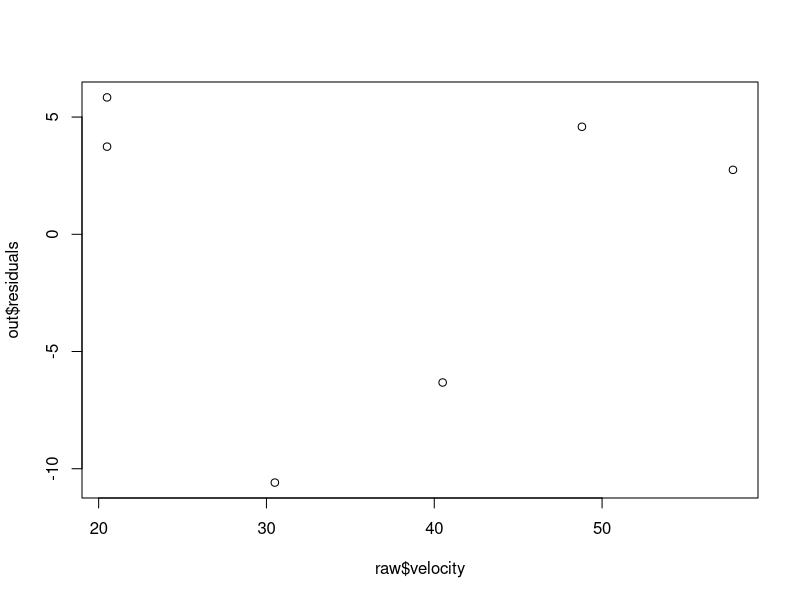
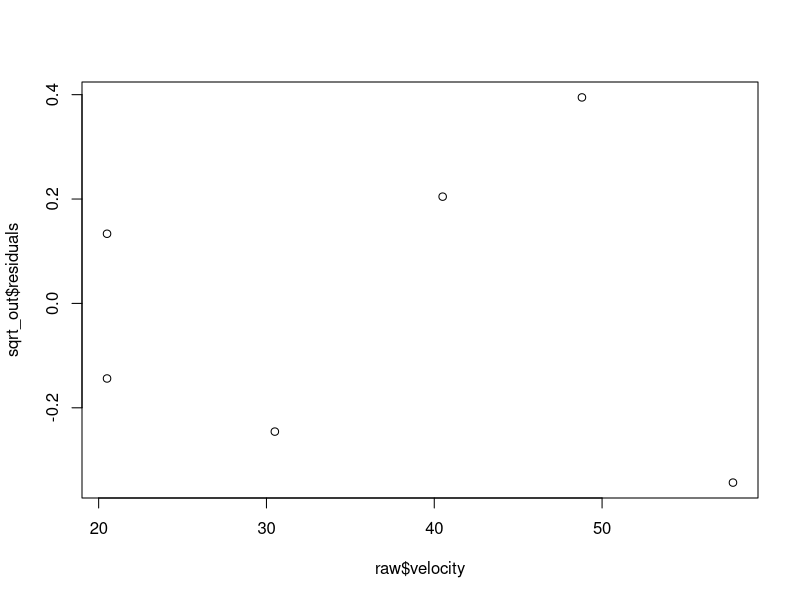

Recreate these plots in R, in order.
## ---- chunk 1
knitr::opts_chunk$set(echo = TRUE)
library(dplyr)
## ---- chunk 2
vel <- c(20.5, 20.5, 30.5, 40.5, 48.8, 57.8)
stopdist <- c(15.4, 13.3, 33.9, 73.1, 113.0, 142.6)

raw <- data.frame("velocity" = vel, "stop_distance" = stopdist) %>% 
  mutate(
    "sqrt_stop_dist" = sqrt(stop_distance)
  )

raw %>% head()
## ---- chunk 3
out <- lm(raw$stop_distance~raw$velocity)

out %>% 
  summary()
## ---- chunk 4
plot(raw$velocity, out$residuals)
## ---- chunk 5
sqrt_out <- lm(raw$sqrt_stop_dist~raw$velocity) 

sqrt_out%>% 
  summary()
## ---- chunk 6
plot(raw$velocity, sqrt_out$residuals)
